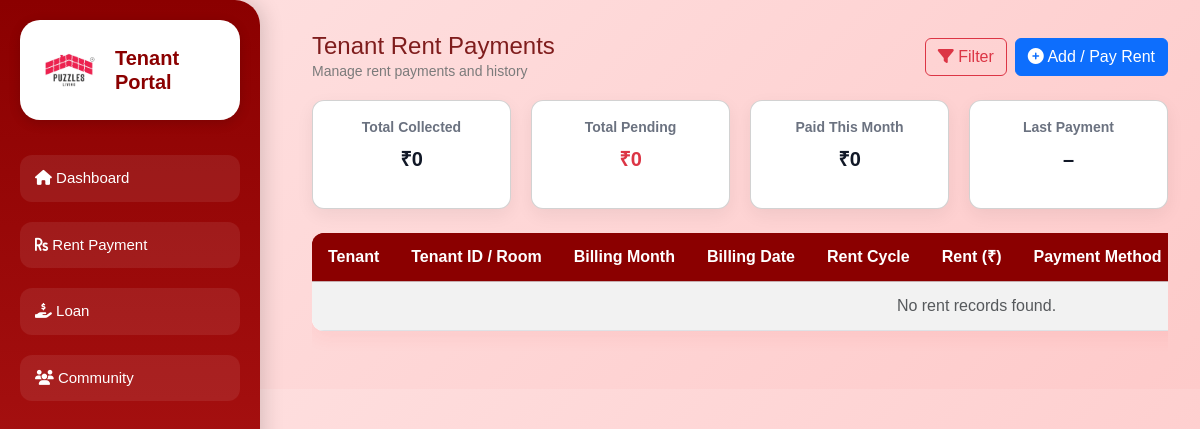
/expenses/tenant/rent/, run on an earlier commit of the app's database.
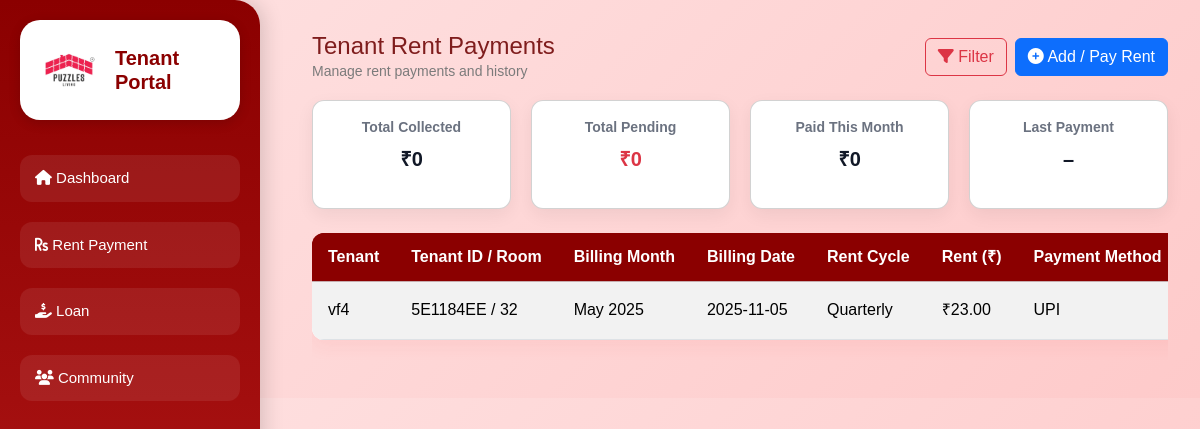
And on a later commit of the database.
### expenses/models.py (models this page shows, shortened)
class Rent(models.Model):
    tenant_name = models.CharField(max_length=150)
    tenant_id = models.CharField(max_length=10, unique=True, editable=False)
    room_number = models.CharField(max_length=20)
    billing_month = models.CharField(max_length=20)     # January, February...
    billing_year = models.IntegerField()
    billing_date = models.DateField()                   # Date they paid
    rent_cycle = models.CharField(max_length=50)        # Salary calendar
    rent_amount = models.DecimalField(max_digits=10, decimal_places=2)
    PAYMENT_METHODS = (
        ("UPI", "UPI"),
        ("Card", "Card"),
        ("NetBanking", "NetBanking"),
        ("Wallet", "Wallet"),
        ("Cash", "Cash"),
    )
    payment_method = models.CharField(max_length=20, choices=PAYMENT_METHODS)
    utr_number = models.CharField(max_length=100, blank=True, null=True)
    bill_upload = models.FileField(upload_to="rent_bills/", blank=True, null=True)
    notes = models.TextField(blank=True, null=True)
    created_at = models.DateTimeField(auto_now_add=True)

### expenses/views.py (the view, shortened to what this page needs)
# urls.py: path('tenant/rent/', views.tenant_rent, name='tenant_rent'),
def tenant_rent(request):
    rents = Rent.objects.all().order_by("-created_at")
    return render(request, "expenses/tenant/tenant_rent.html", {"rents": rents})

### expenses/templates/expenses/tenant/tenant_rent.html (shortened to what this page needs)
{% load static %}
<!DOCTYPE html>
<html lang="en">
<head>
  <link href="https://cdn.jsdelivr.net/npm/bootstrap@5.3.3/dist/css/bootstrap.min.css" rel="stylesheet">
  <link href="https://cdnjs.cloudflare.com/ajax/libs/font-awesome/6.5.0/css/all.min.css" rel="stylesheet">
  <link rel="stylesheet" href="{% static 'expenses/css/tenant_rent.css' %}">
</head>
<body>
  {% include 'expenses/tenant/tenant_sidebar.html' %}
  <div class="main">
    <div class="header d-flex align-items-center justify-content-between">
      <div>
        <h1>Tenant Rent Payments</h1>
        <p class="muted">Manage rent payments and history</p>
      </div>
      <div class="d-flex gap-2 align-items-center">
        <button id="openFilter" class="btn btn-outline-danger">
          <i class="fas fa-filter"></i> Filter
        </button>
        <a href="{% url 'add_rent' %}" class="btn btn-primary">
          <i class="fas fa-plus-circle"></i> Add / Pay Rent
        </a>
      </div>
    </div>
    <div class="summary-cards">
      <div class="card">
        <h4>Total Collected</h4>
        <p>₹{{ total_collected|default:0 }}</p>
      </div>
      <div class="card">
        <h4>Total Pending</h4>
        <p class="text-danger">₹{{ total_pending|default:0 }}</p>
      </div>
      <div class="card">
        <h4>Paid This Month</h4>
        <p>₹{{ paid_this_month|default:0 }}</p>
      </div>
      <div class="card">
        <h4>Last Payment</h4>
        <p>
          {% if last_payment %}
          ₹{{ last_payment.rent_amount }} on {{ last_payment.created_at|date:"Y-m-d" }}
          {% else %}
          –
          {% endif %}
        </p>
      </div>
    </div>
    <div class="table-wrap mt-4">
   <table class="rent-table table table-striped table-hover">
        <thead class="table-danger text-white fw-bold">
          <tr>
            <th>Tenant</th>
            <th>Tenant ID / Room</th>
            <th>Billing Month</th>
            <th>Billing Date</th>
            <th>Rent Cycle</th>
            <th>Rent (₹)</th>
            <th>Payment Method</th>
          </tr>
        </thead>
        <tbody>
          {% for rent in rents %}
          <tr>
            <td>{{ rent.tenant_name }}</td>
            <td>{{ rent.tenant_id }} / {{ rent.room_number }}</td>
            <td>{{ rent.billing_month }} {{ rent.billing_year }}</td>
            <td>{{ rent.billing_date|date:"Y-m-d" }}</td>
            <td>{{ rent.rent_cycle }}</td>
            <td>₹{{ rent.rent_amount }}</td>
            <td>{{ rent.get_payment_method_display }}</td>
          </tr>
          {% empty %}
          <tr>
            <td colspan="13" class="text-center text-muted">No rent records found.</td>
          </tr>
          {% endfor %}
        </tbody>
      </table>
    </div>
  </div>
</body>
</html>

### expenses/templates/expenses/tenant/tenant_sidebar.html (shortened to what this page needs)
{% load static %}
<div class="sidebar" id="sidebar">
    <div class="logo-box">
        <img src="{% static 'expenses/images/logo.jpeg' %}" class="logo-img">
        <h2 class="logo-text">Tenant<br>Portal</h2>
    </div>
    <a href="{% url 'index' %}"><i class="fas fa-home"></i> Dashboard</a>
    <a href="{% url 'tenant_rent' %}"><i class="fas fa-rupee-sign"></i> Rent Payment</a>
    <a href="{% url 'tenant_loan_list' %}"><i class="fas fa-hand-holding-usd"></i> Loan</a>
    <a href="#"><i class="fas fa-users"></i> Community</a>
</div>
<link rel="stylesheet" href="{% static 'expenses/css/tenants_sidebar.css' %}">
<link rel="stylesheet" href="{% static 'expenses/css/tenant_rent.css' %}">

### static/expenses/css/tenant_rent.css (style rules this page uses)
body { font-family: 'Poppins', sans-serif; background: linear-gradient(135deg,#fee2e2,#fecaca); margin:0; }
.main { margin-left: 280px; padding: 32px; }
.header { display:flex; justify-content:space-between; align-items:center; gap:16px; margin-bottom:18px; }
.header h1 { margin:0; color:#7f1d1d; font-size:24px; }
.header .muted { color:#7b7b7b; font-size:14px; margin:0; }
.summary-cards { display:flex; gap:20px; flex-wrap:wrap; margin-bottom:18px; }
.summary-cards .card { background:#fff; border-radius:12px; padding:18px; width:calc(25% - 15px); box-shadow:0 6px 18px rgba(0,0,0,0.06); text-align:center; }
.summary-cards .card h4 { margin:0; color:#6b7280; font-size:14px; font-weight:600; }
.summary-cards .card p { margin-top:8px; font-weight:700; font-size:20px; color:#111827; }
.table-wrap { background:transparent; margin-top:8px; overflow-x: auto; white-space: nowrap; padding-bottom: 10px; }
.rent-table { width:100%; border-collapse:collapse; background:#fff; border-radius:12px; overflow:hidden; box-shadow:0 6px 18px rgba(239,68,68,0.08); }
.rent-table thead th { background:#fee2e2; color:#7f1d1d; font-weight:700; padding:12px 16px; }
.rent-table tbody td { padding:12px 16px; vertical-align:middle; }
.table-danger { background-color: #8b0000 !important; }
.table-danger th { color: white !important; font-weight: 600 !important; }
.rent-table thead.table-danger th { background-color: #8b0000 !important; color: #ffffff !important; }
.header { padding-left: 0; }

### static/expenses/css/tenants_sidebar.css (style rules this page uses)
.sidebar { width: 260px; height: 100%; background: linear-gradient(180deg, #8b0000, #b91c1c); color: white; position: fixed; top: 0; left: 0; padding-top: 20px; display: flex; flex-direction: column; border-radius: 0 25px 25px 0; box-shadow: 4px 0 20px rgba(0,0,0,0.15); }
.logo-box { background: white; margin: 0 20px 25px; padding: 20px; border-radius: 20px; display: flex; align-items: center; gap: 15px; box-shadow: 0 3px 12px rgba(0,0,0,0.15); }
.logo-img { width: 60px; height: 60px; object-fit: contain; }
.logo-text { font-size: 20px; font-weight: 700; color: #8b0000; margin: 0; line-height: 1.2; }
.sidebar a { display: block; margin: 10px 20px; padding: 12px 15px; background: rgba(255,255,255,0.08); border-radius: 12px; color: white; text-decoration: none; font-size: 15px; font-weight: 500; transition: 0.25s; }

What changed in the data, as far as the page shows it:
added Rent: tenant_name "vf4", tenant_id "5E1184EE", room_number "32", billing_month "May", billing_year "2025", billing_date "2025-11-05", rent_cycle "Quarterly", rent_amount "23.00", payment_method "UPI"
Also different on the page:
text no longer shown: "No rent records found."
